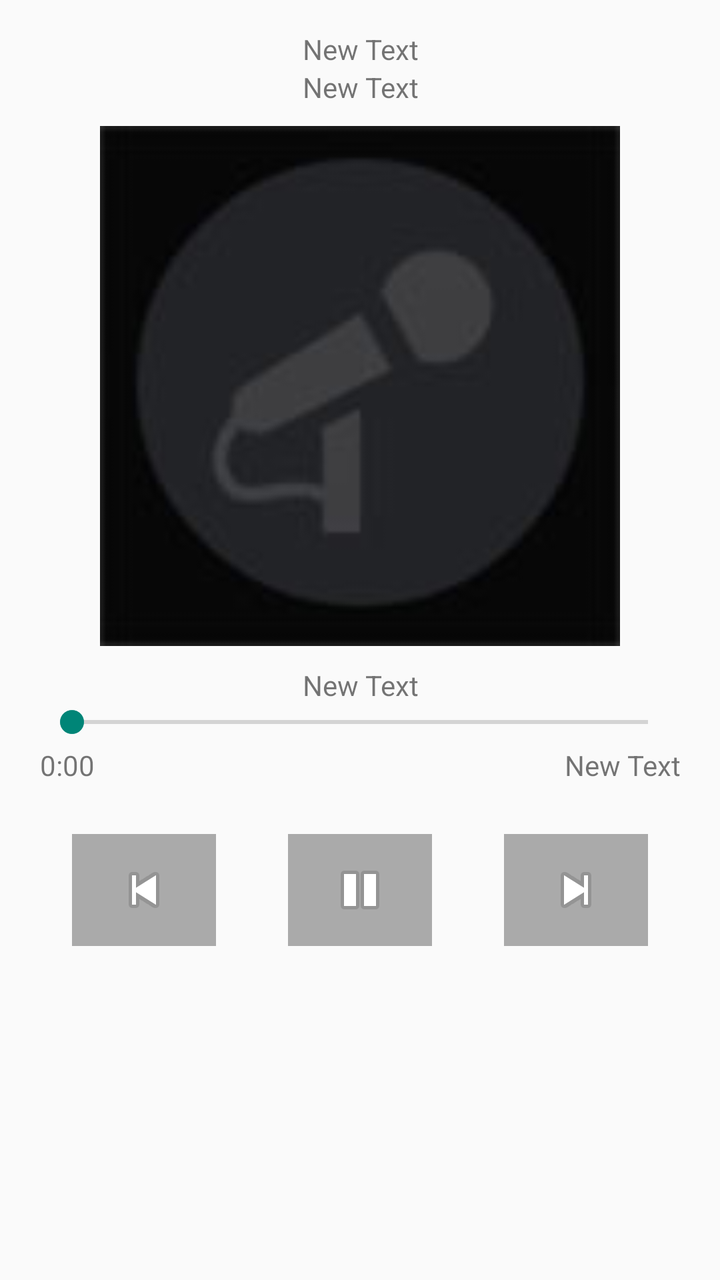
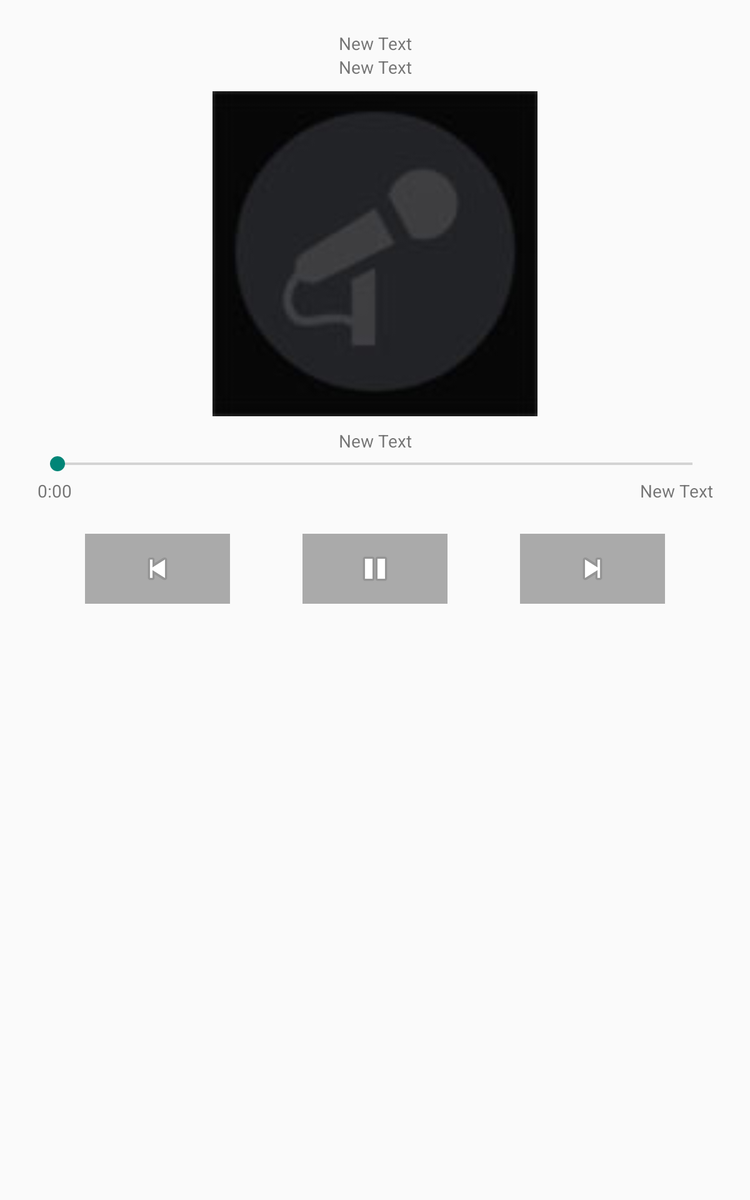

The same Android screen from two of the app's own layout files: first res/layout/ as a phone draws it, then the author's variant for another configuration, drawn on a device whose configuration selects that folder. Both files follow.
<!-- AndroidManifest.xml: application theme AppTheme -->
<!-- res/layout/fragment_music_player.xml -->
<RelativeLayout
    xmlns:android="http://schemas.android.com/apk/res/android"
    xmlns:tools="http://schemas.android.com/tools"
    android:orientation="vertical"
    android:layout_width="match_parent"
    android:layout_height="match_parent"
    tools:context="com.brianduverneay.spotifystreamer.ui.MusicPlayerActivityFragment">



    <TextView
        android:layout_width="match_parent"
        android:layout_height="wrap_content"
        android:text="New Text"
        android:id="@+id/artist_textView"
        android:gravity="center"
        android:layout_marginTop="15dp"/>

    <TextView
        android:layout_width="match_parent"
        android:layout_height="wrap_content"
        android:text="New Text"
        android:id="@+id/album_textView"
        android:gravity="center"
        android:layout_below="@id/artist_textView"/>

    <ImageView
        android:layout_width="260dp"
        android:layout_height="260dp"
        android:id="@+id/player_album_image"
        android:layout_marginTop="10dp"
        android:src="@drawable/no_artist_icon"
        android:layout_below="@id/album_textView"
        android:layout_centerHorizontal="true"
        />

    <TextView
        android:layout_width="match_parent"
        android:layout_height="wrap_content"
        android:text="New Text"
        android:id="@+id/trackName_textView"
        android:gravity="center"
        android:layout_marginTop="10dp"
        android:layout_below="@id/player_album_image"/>

    <SeekBar
        android:layout_width="match_parent"
        android:layout_height="wrap_content"
        android:id="@+id/seekBar"
        android:layout_marginLeft="20dp"
        android:layout_marginRight="20dp"
        android:layout_below="@id/trackName_textView"
        />

    <LinearLayout
        android:id="@+id/linlayout_trackprogress"
        android:orientation="horizontal"
        android:layout_width="match_parent"
        android:layout_height="wrap_content"
        android:layout_marginTop="3dp"
        android:layout_marginLeft="20dp"
        android:layout_marginRight="20dp"
        android:layout_below="@id/seekBar">

        <TextView
            android:layout_width="0dp"
            android:layout_height="wrap_content"
            android:text="0:00"
            android:id="@+id/track_progress"
            android:layout_weight="1"/>

        <TextView
            android:layout_width="0dp"
            android:layout_height="wrap_content"
            android:text="New Text"
            android:id="@+id/track_duration"
            android:layout_weight="1"
            android:gravity="right"/>
    </LinearLayout>

    <LinearLayout
        android:orientation="horizontal"
        android:layout_width="match_parent"
        android:layout_height="match_parent"
        android:layout_marginTop="25dp"
        android:layout_marginBottom="25dp"
        android:layout_below="@id/linlayout_trackprogress">
        <View
            android:layout_width="0dp"
            android:layout_height="50dp"
            android:layout_weight=".5" />

        <ImageButton
            android:layout_width="0dp"
            android:layout_weight="1"
            android:layout_height="wrap_content"
            android:id="@+id/player_previous"
            android:src="@android:drawable/ic_media_previous"
            android:background="@drawable/player_buttons"

            android:padding="12dp"


            />
        <View
            android:layout_width="0dp"
            android:layout_height="50dp"
            android:layout_weight=".5" />

        <ImageButton
            android:layout_width="0dp"
            android:layout_weight="1"
            android:layout_height="wrap_content"
            android:id="@+id/player_playpause"
            android:src="@android:drawable/ic_media_pause"
            android:padding="12dp"
            android:background="@android:color/darker_gray" />

        <View
            android:layout_width="0dp"
            android:layout_height="50dp"
            android:layout_weight=".5" />
            />

        <ImageButton
            android:layout_width="0dp"
            android:layout_weight="1"
            android:layout_height="wrap_content"
            android:id="@+id/player_next"
            android:src="@android:drawable/ic_media_next"

            android:background="@drawable/player_buttons"
            android:padding="12dp"

            />
        <View
            android:layout_width="0dp"
            android:layout_height="50dp"
            android:layout_weight=".5" />

    </LinearLayout>

</RelativeLayout>
<!-- resources referenced by this layout -->
<resources>
  <!-- drawable no_artist_icon: jpg bitmap (drawable, 1873 bytes) -->
  <!-- drawable player_buttons (drawable) -->
  <?xml version="1.0" encoding="utf-8"?>
  <selector
      xmlns:android="http://schemas.android.com/apk/res/android">
  
      <item
          android:state_focused="true"
          android:drawable="@color/light_gray"/>
      <item
          android:state_pressed="true"
          android:drawable="@color/light_gray"/>
  
      <item android:drawable="@android:color/darker_gray" />
  </selector>
  <style name="AppTheme" parent="Base.Theme.AppCompat.Light.DarkActionBar">
          
      </style>
  <item name="light_gray" type="color">#BBBBBB</item>
</resources>
<!-- res/layout-sw600dp/fragment_music_player.xml (the author's variant of the layout above) -->
<!-- drawn on a 7-inch tablet held upright -->
<LinearLayout
    xmlns:android="http://schemas.android.com/apk/res/android"
    xmlns:tools="http://schemas.android.com/tools"
    android:orientation="vertical"
    android:layout_width="match_parent"
    android:layout_height="match_parent"
    tools:context="com.brianduverneay.spotifystreamer.ui.MusicPlayerActivityFragment"
    android:padding="10dp">

    <TextView
        android:layout_width="match_parent"
        android:layout_height="wrap_content"
        android:text="New Text"
        android:id="@+id/artist_textView"
        android:gravity="center"
        android:layout_marginTop="15dp"/>

    <TextView
        android:layout_width="match_parent"
        android:layout_height="wrap_content"
        android:text="New Text"
        android:id="@+id/album_textView"
        android:gravity="center"/>

    <ImageView
        android:layout_width="260dp"
        android:layout_height="260dp"
        android:id="@+id/player_album_image"
        android:layout_gravity="center"
        android:layout_marginTop="10dp"
        android:src="@drawable/no_artist_icon"
        />

    <TextView
        android:layout_width="match_parent"
        android:layout_height="wrap_content"
        android:text="New Text"
        android:id="@+id/trackName_textView"
        android:gravity="center"
        android:layout_marginTop="10dp"/>

    <SeekBar
        android:layout_width="match_parent"
        android:layout_height="wrap_content"
        android:id="@+id/seekBar"
        android:layout_marginLeft="20dp"
        android:layout_marginRight="20dp"
        />

    <LinearLayout
        android:orientation="horizontal"
        android:layout_width="match_parent"
        android:layout_height="wrap_content"
        android:layout_marginTop="3dp"
        android:layout_marginLeft="20dp"
        android:layout_marginRight="20dp">

        <TextView
            android:layout_width="0dp"
            android:layout_height="wrap_content"
            android:text="0:00"
            android:id="@+id/track_progress"
            android:layout_weight="1"/>

        <TextView
            android:layout_width="0dp"
            android:layout_height="wrap_content"
            android:text="New Text"
            android:id="@+id/track_duration"
            android:layout_weight="1"
            android:gravity="right"/>
    </LinearLayout>

    <LinearLayout
        android:orientation="horizontal"
        android:layout_width="match_parent"
        android:layout_height="match_parent"
        android:layout_marginTop="25dp">
        <View
            android:layout_width="0dp"
            android:layout_height="50dp"
            android:layout_weight=".5" />

        <ImageButton
            android:layout_width="0dp"
            android:layout_weight="1"
            android:layout_height="wrap_content"
            android:id="@+id/player_previous"
            android:src="@android:drawable/ic_media_previous"
            android:background="@drawable/player_buttons"

            android:padding="12dp"


            />
        <View
            android:layout_width="0dp"
            android:layout_height="50dp"
            android:layout_weight=".5" />

        <ImageButton
            android:layout_width="0dp"
            android:layout_weight="1"
            android:layout_height="wrap_content"
            android:id="@+id/player_playpause"
            android:src="@android:drawable/ic_media_pause"
            android:padding="12dp"
            android:background="@android:color/darker_gray" />

        <View
            android:layout_width="0dp"
            android:layout_height="50dp"
            android:layout_weight=".5" />
        />

        <ImageButton
            android:layout_width="0dp"
            android:layout_weight="1"
            android:layout_height="wrap_content"
            android:id="@+id/player_next"
            android:src="@android:drawable/ic_media_next"

            android:background="@drawable/player_buttons"
            android:padding="12dp"

            />
        <View
            android:layout_width="0dp"
            android:layout_height="50dp"
            android:layout_weight=".5" />

    </LinearLayout>

</LinearLayout>
